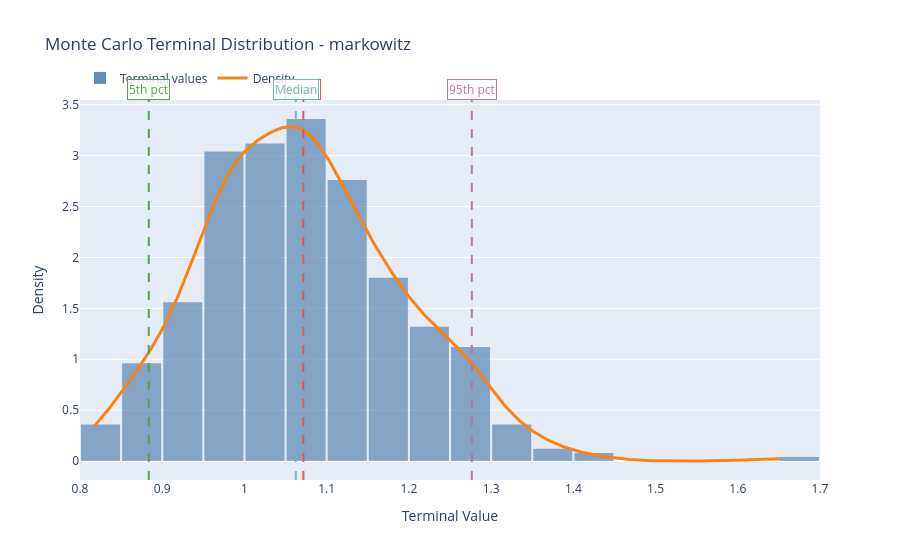

Notebook code cell kept with this figure:
### Markdown cell above
## 8. Refined Monte Carlo distribution plot

### Code cell
fig_mc_distribution = viz.plot_mc_distribution("markowitz")
fig_mc_distribution

### Figure 1 — Plotly figure (JSON) as saved in the notebook; plotly's stock layout.template omitted (floating-point values rounded to 4 significant figures; data arrays with more than 128 entries replaced by an {"elided": "..."} marker saying what was removed)
{"data": [{"histnorm": "probability density", "marker": {"color": "#4C78A8", "opacity": 0.72}, "name": "Terminal values", "nbinsx": 33, "opacity": 0.85, "type": "histogram", "x": {"elided": "500 float values"}}, {"line": {"color": "#F58518", "width": 3}, "mode": "lines", "name": "Density", "type": "scatter", "x": {"elided": "300 float values"}, "y": {"elided": "300 float values"}}], "layout": {"annotations": [{"bgcolor": "rgba(255,255,255,0.8)", "bordercolor": "#E45756", "font": {"color": "#E45756"}, "showarrow": false, "text": "Mean", "textangle": 0, "x": 1.072, "y": 1, "yanchor": "bottom", "yref": "paper"}, {"bgcolor": "rgba(255,255,255,0.8)", "bordercolor": "#72B7B2", "font": {"color": "#72B7B2"}, "showarrow": false, "text": "Median", "textangle": 0, "x": 1.062, "y": 1, "yanchor": "bottom", "yref": "paper"}, {"bgcolor": "rgba(255,255,255,0.8)", "bordercolor": "#54A24B", "font": {"color": "#54A24B"}, "showarrow": false, "text": "5th pct", "textangle": 0, "x": 0.8837, "y": 1, "yanchor": "bottom", "yref": "paper"}, {"bgcolor": "rgba(255,255,255,0.8)", "bordercolor": "#B279A2", "font": {"color": "#B279A2"}, "showarrow": false, "text": "95th pct", "textangle": 0, "x": 1.277, "y": 1, "yanchor": "bottom", "yref": "paper"}], "bargap": 0.05, "legend": {"orientation": "h", "x": 0, "xanchor": "left", "y": 1.02, "yanchor": "bottom"}, "shapes": [{"line": {"color": "#E45756", "dash": "dash", "width": 2}, "type": "line", "x0": 1.072, "x1": 1.072, "xref": "x", "y0": 0, "y1": 1, "yref": "y domain"}, {"line": {"color": "#72B7B2", "dash": "dash", "width": 2}, "type": "line", "x0": 1.062, "x1": 1.062, "xref": "x", "y0": 0, "y1": 1, "yref": "y domain"}, {"line": {"color": "#54A24B", "dash": "dash", "width": 2}, "type": "line", "x0": 0.8837, "x1": 0.8837, "xref": "x", "y0": 0, "y1": 1, "yref": "y domain"}, {"line": {"color": "#B279A2", "dash": "dash", "width": 2}, "type": "line", "x0": 1.277, "x1": 1.277, "xref": "x", "y0": 0, "y1": 1, "yref": "y domain"}], "title": {"text": "Monte Carlo Terminal Distribution - markowitz"}, "xaxis": {"title": {"text": "Terminal Value"}}, "yaxis": {"title": {"text": "Density"}}}}
